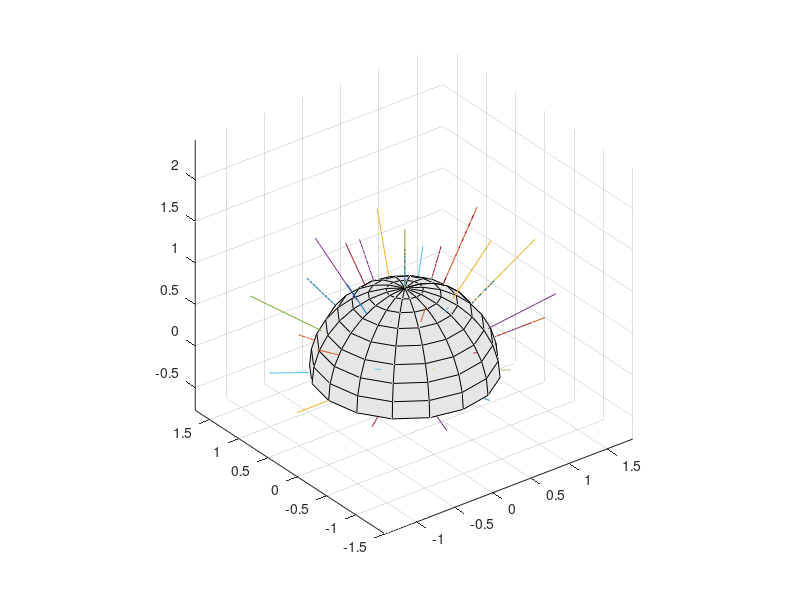

The MATLAB source for this figure:
close all;
clear all;

k = 4; % definition of the sphere
nb = 5; % nb of samples on theta or phi, better if odd...

% generate the sphere:s
[sx, sy, sz] = sphere(2^k);
% take only half of it:

sx = sx(2^(k-1)+1:end,:);       
sy = sy(2^(k-1)+1:end,:);       
sz = sz(2^(k-1)+1:end,:); 

% size of the samples:


% plot the sphere:
surf(sx, sy, sz,  0.5.*ones(size(sz) ) );
colormap([0 0 0; 0.9 0.9 0.9; 1 1 1]);
axis equal;
hold on;


vect = 0:1/10:1;
for phi = 0:(nb*2)
    for theta = 0:ceil(nb / 2)
        r = (rand(1) * vect) + 1;
        x = r .* sin(pi/2 * theta / ceil(nb / 2) ) .* cos( 2 * pi * phi / (nb *2) ) ;
        y = r .* sin(pi/2 * theta / ceil(nb / 2) ) .* sin( 2 * pi * phi / (nb *2) ) ;
        z = r .* cos(pi/2 * theta / ceil(nb / 2) );
        plot3(x, y, z);
    end
end


